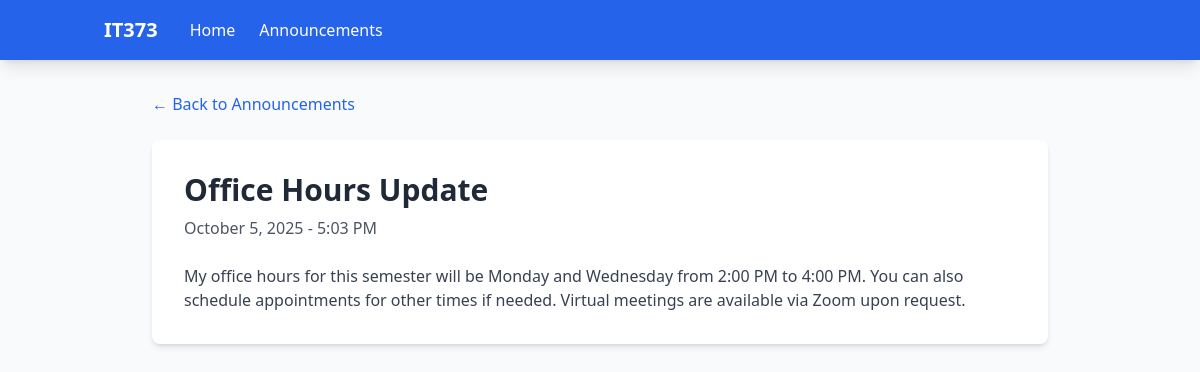
The page /announcements/3/ on the database its author committed.
### announcements/models.py (models this page shows, shortened)
class Announcement(models.Model):
    title = models.CharField(max_length=200)
    content = models.TextField()
    created_at = models.DateTimeField(auto_now_add=True)
    class Meta:
        ordering = ['-created_at']

### announcements/views.py (the view)
# urls.py: path('announcements/<int:id>/', views.announcement_detail, name='announcement_detail'),
def announcement_detail(request, id):
    announcement = get_object_or_404(Announcement, id=id)
    return render(request, 'announcements/announcement_detail.html', {
        'announcement': announcement
    })

### announcements/templates/announcements/announcement_detail.html (shortened to what this page needs)
{% extends 'announcements/base.html' %}
{% block content %}
<div class="max-w-4xl mx-auto">
    <a href="{% url 'announcement_list' %}"
       class="inline-flex items-center text-blue-600 hover:text-blue-800 mb-6 transition duration-200">
        ← Back to Announcements
    </a>
    <article class="bg-white rounded-lg shadow-md p-8">
        <header class="mb-6">
            <h1 class="text-3xl font-bold text-gray-800 mb-2">{{ announcement.title }}</h1>
            <p class="text-gray-600">{{ announcement.created_at|date:"F j, Y - g:i A" }}</p>
        </header>
        <div class="prose max-w-none text-gray-700">
            <div id="content-preview" class="content-preview">
                {{ announcement.content|truncatechars:300 }}
            </div>
        </div>
    </article>
</div>
{% endblock %}

### announcements/static/announcements/css/style.css (style rules this page uses)
.content-preview { transition: all 0.3s ease; }

### rows shown on the page
Announcement: title "Office Hours Update", created_at "October 5, 2025 - 5:03 PM", content "My office hours for this semester will be Monday and Wednesday from 2:00 PM to 4:00 PM. You can also schedule appointments for other times if needed. Virtual meetings are available via Zoom upon request."
